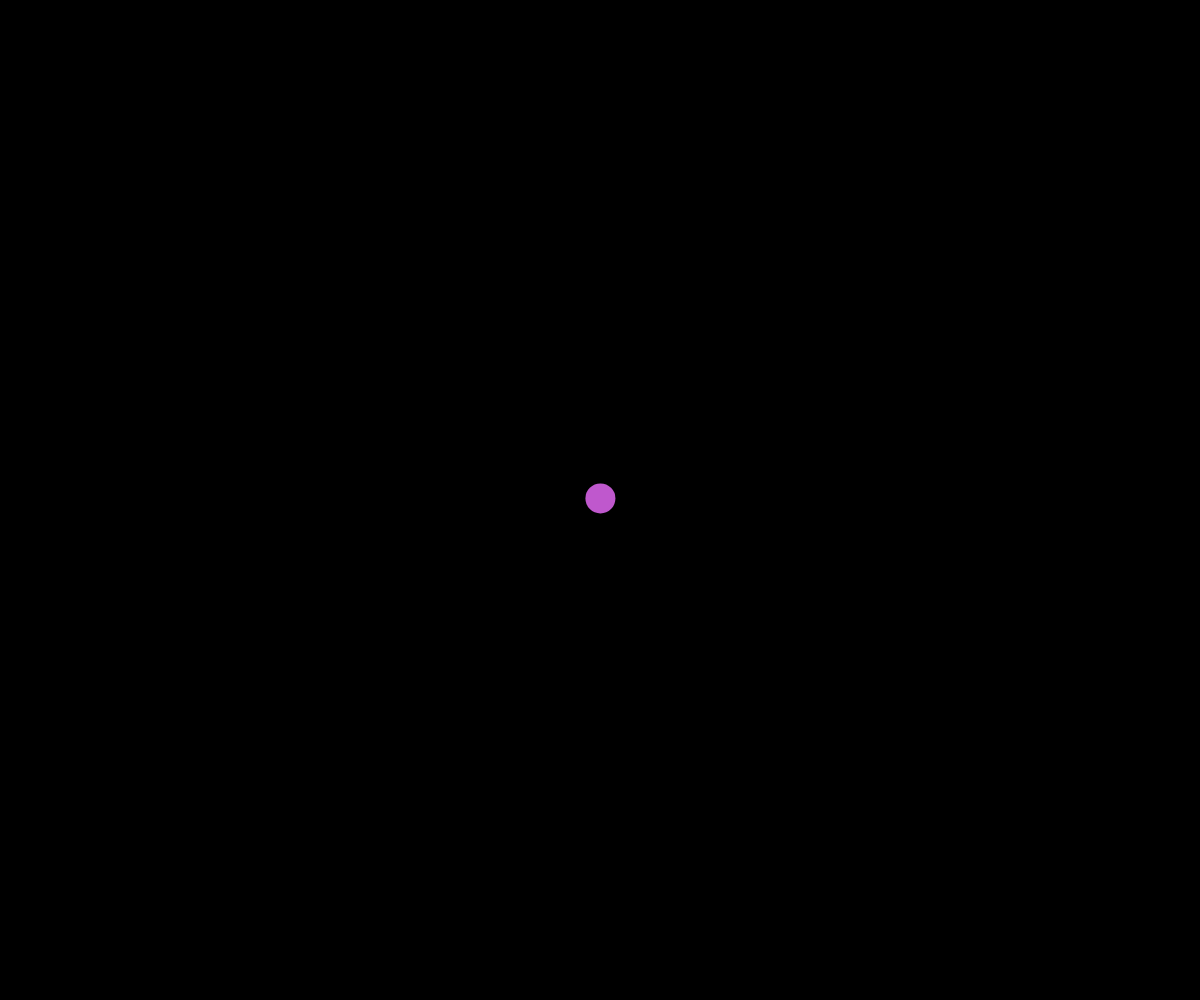
Frame 1 (no input)
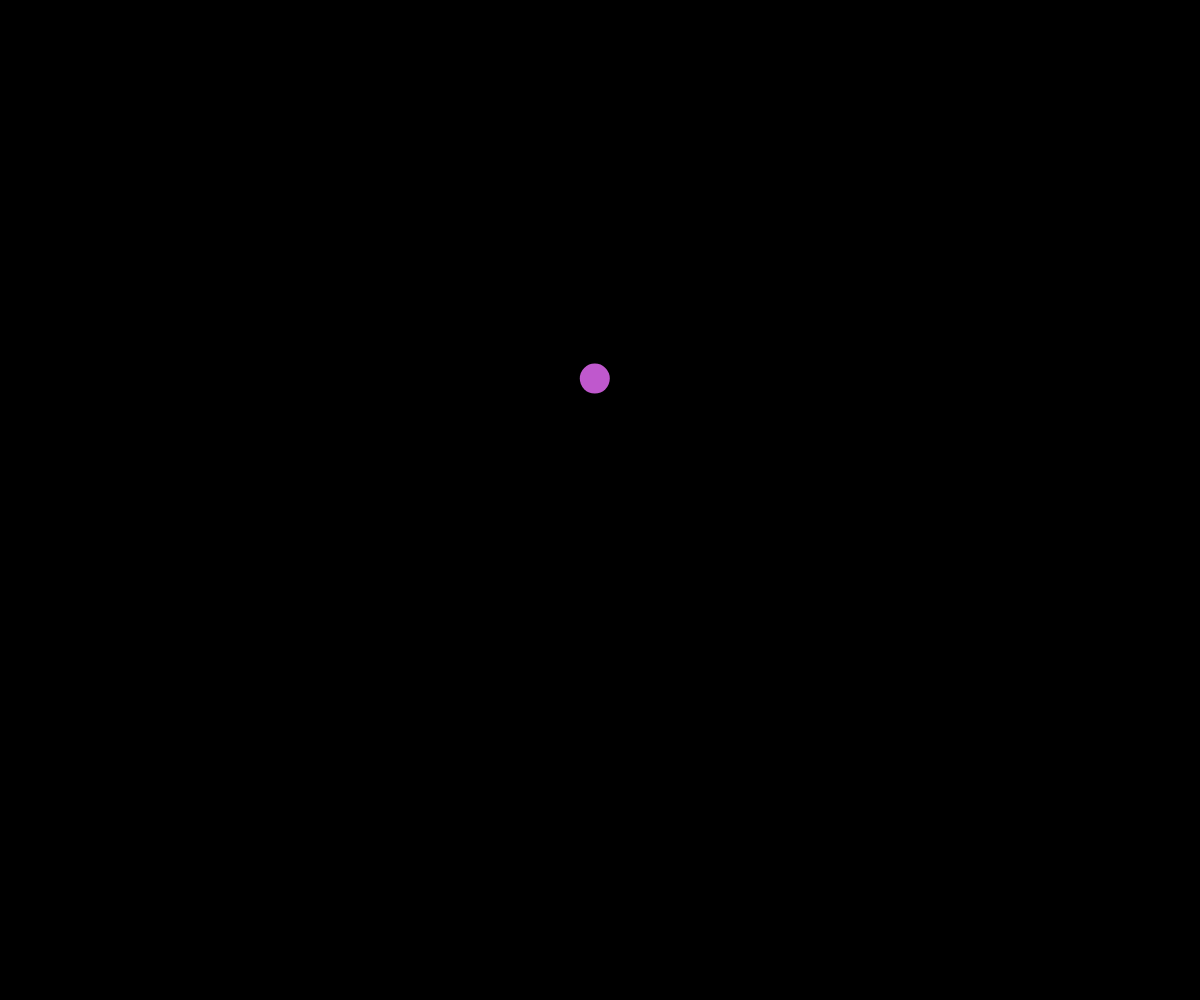
Frame 60 (no input)
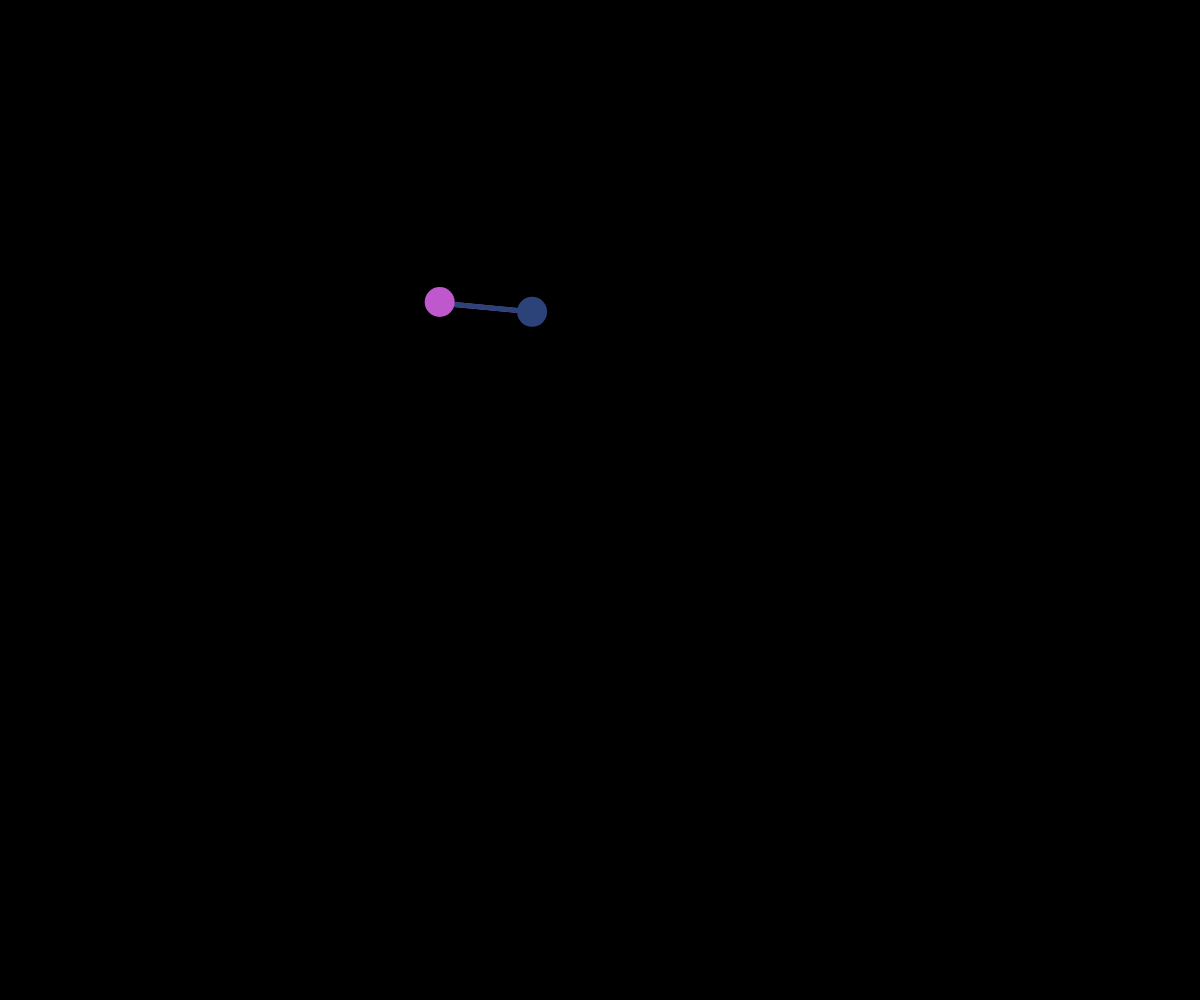
Frame 120 (the mouse pressed at the canvas centre since frame 60)

The p5.js sketch that drew these frames (run headless with seeded random() and noise() and a simulated clock; from frame 60 on, the mouse is pressed at the canvas centre):

// p5.js sketch
// ── sketch.js
//connected nodes oop demo


let nodes = [];

function setup() {
  createCanvas(windowWidth, windowHeight);

  strokeWeight(5);
  let somePoint = new MovingPoint(width/2, height/2);
  nodes.push(somePoint);
}

function draw() {
  background(0);

  for (let node of nodes) {
    node.update();
    node.connectTo(nodes);
  }

  for (let node of nodes) {
    node.update();
    node.display();
  }
}

function mousePressed() {
  let somePoint = new MovingPoint(mouseX, mouseY);

  nodes.push(somePoint);
}

class MovingPoint {
  constructor(x, y) {
    this.x = x;
    this.y = y;
    this.speed = 5;
    this.radius = 15;
    this.xTime = random(0, 1000);
    this.yTime = random(0, 1000);
    this.deltaTime = 0.01;
    this.colour = color(random(255), random(255), random(255));
    this.reach = 100;
    this.maxRadius = 50;
    this.minRadius = 15;
  }

  display() {
    noStroke();

    fill(this.colour);
    circle(this.x, this.y, this.radius * 2);
  }

  update() {
    this.move();
    this.wrapAroundScreen();
    this.adjustSizeWithMouse();
  }

  adjustSizeWithMouse() {
    let mouseDistance = dist(mouseX, mouseY, this.x, this.y);
    if (mouseDistance < this.reach) {
      let theSize = map(mouseDistance, 0, this.reach, this.maxRadius, this.minRadius);
      this.radius = theSize;
    }

    else {
      this.radius = this.minRadius;
    }
  }

  connectTo(nodesArray) {
    for (let otherNode of nodesArray) {
      if (this !== otherNode){
        let distanceAway = dist(this.x, this.y, otherNode.x, otherNode.y);
        if (distanceAway < this.reach) {
          stroke(this.colour);

          line(this.x, this.y, otherNode.x, otherNode.y);
        }
      }
    }
  }

  move() {
    // move to perlin noise
    let dx = noise(this.xTime);
    let dy = noise(this.yTime);

    // scale zero to one to my movement speed
    dx = map(dx, 0, 1, -this.speed, this.speed);
    dy = map(dy, 0, 1, -this.speed, this.speed);

    this.x += dx;
    this.y += dy;

    // move on time

    this.xTime += this.deltaTime;
    this.yTime += this.deltaTime;
  }

  wrapAroundScreen() {
    if (this.x < 0) {
      this.x += width;
    }
    else if (this.x > width) {
      this.x -= width;
    }
    else if (this.y < 0) {
      this.y += height;
    }
    else if (this.y > height) {
      this.y -= height;
    }
  }
}
